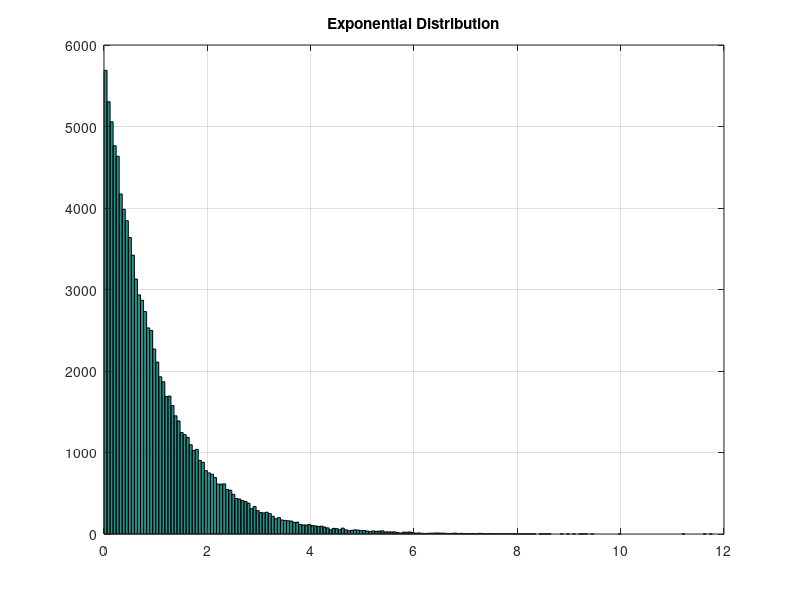

MATLAB code for this plot:
% analytical distribution

clear all;
clc;

f= 100000;
l = 1;

% An(i) = l* exp(-x(i)*l);

% exponential distribution

u = rand(1,f);   
ui= -(1/l).*log(u*l);

hist(ui,200); 
title('Exponential Distribution')
grid on

